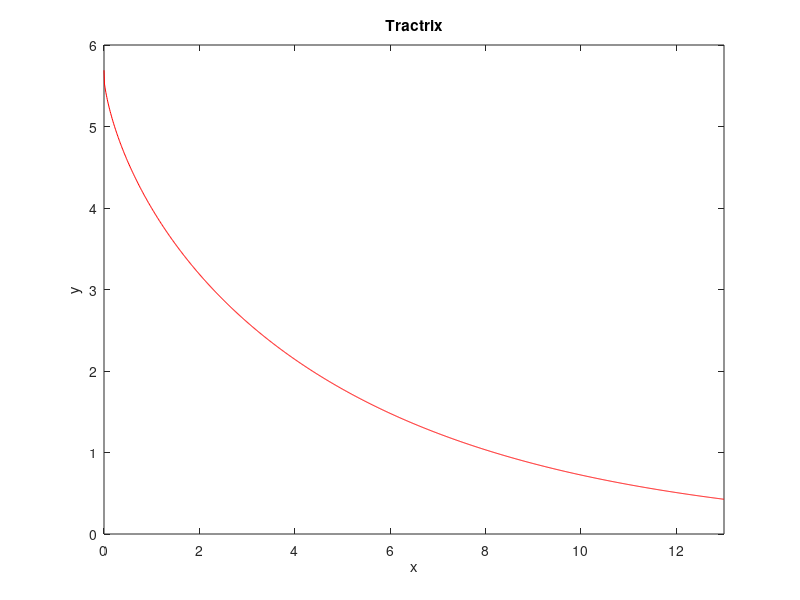

Recreate this plot in MATLAB.
h = 0.01;
X = 13;
N = round(X/h);

x = zeros(1,N+1);
y = zeros(1,N+1);

x(1) = 0;
y(1) = 5.69;

for n = 1:N
  x(n+1) = x(n) + h;
  y(n+1) = y(n) + h*(-y(n)/(sqrt(5.7^2 - y(n)^2)));
end


plot(x,y,'r'); % plotting
title('Tractrix');
xlabel('x'); ylabel('y');
xlim([0 13]);